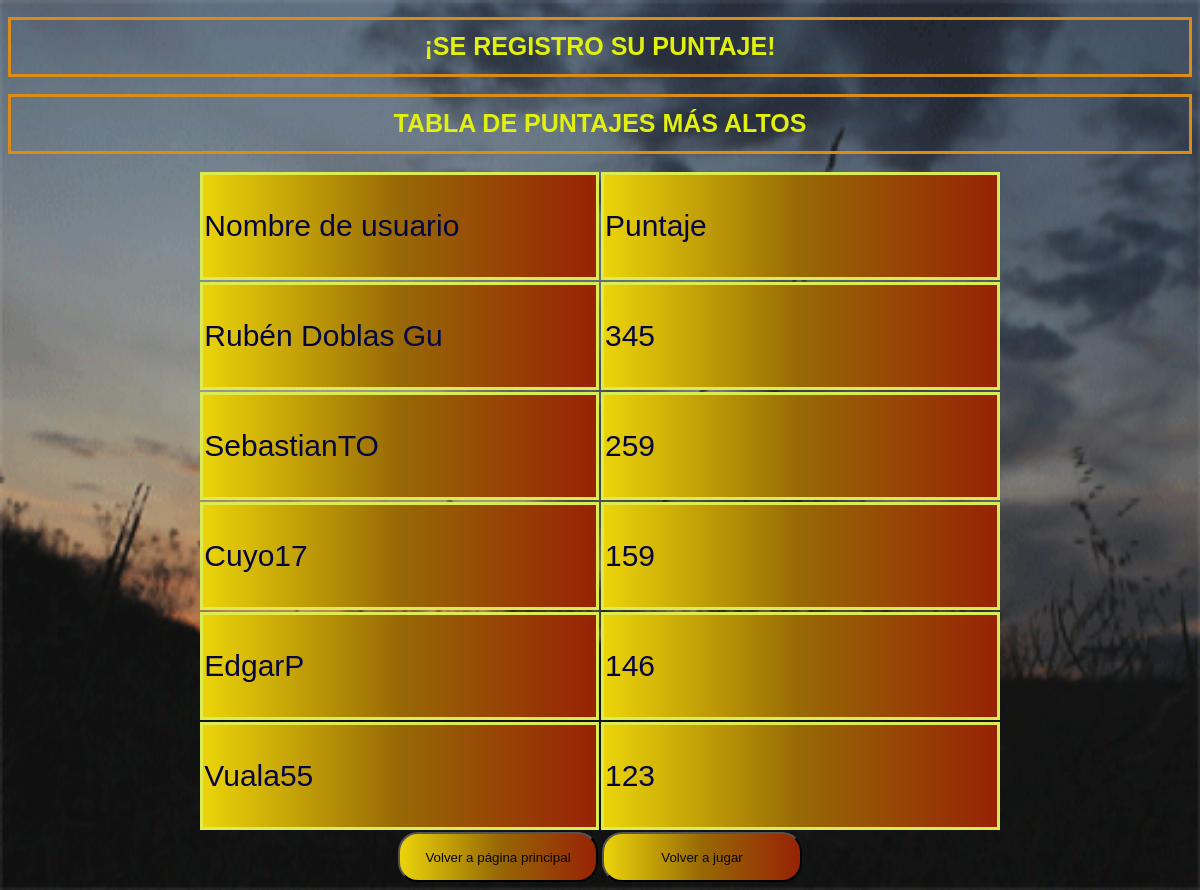
The app's page /registropuntajeparnl2.php with its own data.
### tables this page shows
CREATE TABLE `puntajejuegospares` (
  `id_juegospares` int(10) NOT NULL,
  `id_registro` int(5) NOT NULL,
  `num_pares_pun_nl1` int(10) NOT NULL,
  `num_pares_pun_nl2` int(10) NOT NULL,
  `num_pares_pun_nl3` int(10) NOT NULL
);

CREATE TABLE `registrodecuentas` (
  `id_registro` int(10) NOT NULL,
  `usuario` varchar(15) NOT NULL,
  `id_cargo` int(1) NOT NULL
);

### registropuntajeparnl2.php (the view, shortened to what this page needs)
<!DOCTYPE html>
<html lang="en">
<head>
    <link rel="stylesheet" href="registropun.css">
</head>
<body >
      <center><h1>¡Se registro su puntaje!</h1>
        <h1>Tabla de puntajes más altos</h1>
    <table>
        <tr>
        <td class=d>Nombre de usuario</td>
        <td class=d>Puntaje</td>
    </tr>
    <?php
    $server = "localhost";
    $db = "fasternumber";
    $user = "root";
    $pass = "1234";
    $connexion = mysqli_connect($server, $user, $pass,$db);
        ?><h1><?php echo "no conecto";?></h1>
        <?php
    mysqli_select_db($connexion, $db) or die("no");
    mysqli_set_charset($connexion, "utf8");
    $instru_SQL = "SELECT registrodecuentas.usuario,puntajejuegospares.num_pares_pun_nl2 From registrodecuentas,puntajejuegospares where registrodecuentas.id_registro=puntajejuegospares.id_registro order by puntajejuegospares.num_pares_pun_nl2  desc ;";
    $re=mysqli_query($connexion,$instru_SQL);
    if($re){
        while($reg=mysqli_fetch_array($re)){
            ?>
        <tr>
        <td class=d><?php echo $nombre=$reg['usuario'];?></td>
        <td class=d><?php echo $contra=$reg['num_pares_pun_nl2'];?></td>
        </tr>
    <?php }
    }
    ?>
    </table>
    <input type=button value="Volver a página principal" class=botones onclick="top.juego.location='bienvenida.html'">
    <input type=button value="Volver a jugar" class=botones onclick="top.juego.location='juego.html'"></center>
</body>
</html>

### registropun.css (style rules this page uses)
body { background:url(23Zm.gif); background-repeat:no-repeat; background-size:100% 100% ; }
h1 { color:rgb(225, 240, 15); font-size: 25px; font-family:Verdana, Geneva, Tahoma, sans-serif; text-transform: uppercase; padding: 0.5em; border: solid; border-color:rgb(219, 140, 22) ; }
.botones { width: 200px; height: 50px; background: linear-gradient(to right, rgb(235, 212, 10), rgb(151, 105, 5), rgb(151, 34, 5)); color: rgb(5, 5, 3); font-family: Verdana, Geneva, Tahoma, sans-serif; cursor: pointer; border-radius: 20px; text-decoration: none; text-decoration-line: none; }
.d { background: linear-gradient(to right, rgb(235, 212, 10), rgb(151, 105, 5), rgb(151, 34, 5)); color: rgb(4, 5, 66); border: solid; font-family: Arial, Helvetica, sans-serif; border-color: rgb(220, 235, 80); width: 33%; height: 100px; font-size: 30px; }

### records on screen
puntajejuegospares: id_registro.usuario "Rubén Doblas Gu", num_pares_pun_nl2 "345"
puntajejuegospares: id_registro.usuario "SebastianTO", num_pares_pun_nl2 "259"
puntajejuegospares: id_registro.usuario "Cuyo17", num_pares_pun_nl2 "159"
puntajejuegospares: id_registro.usuario "EdgarP", num_pares_pun_nl2 "146"
puntajejuegospares: id_registro.usuario "Vuala55", num_pares_pun_nl2 "123"
